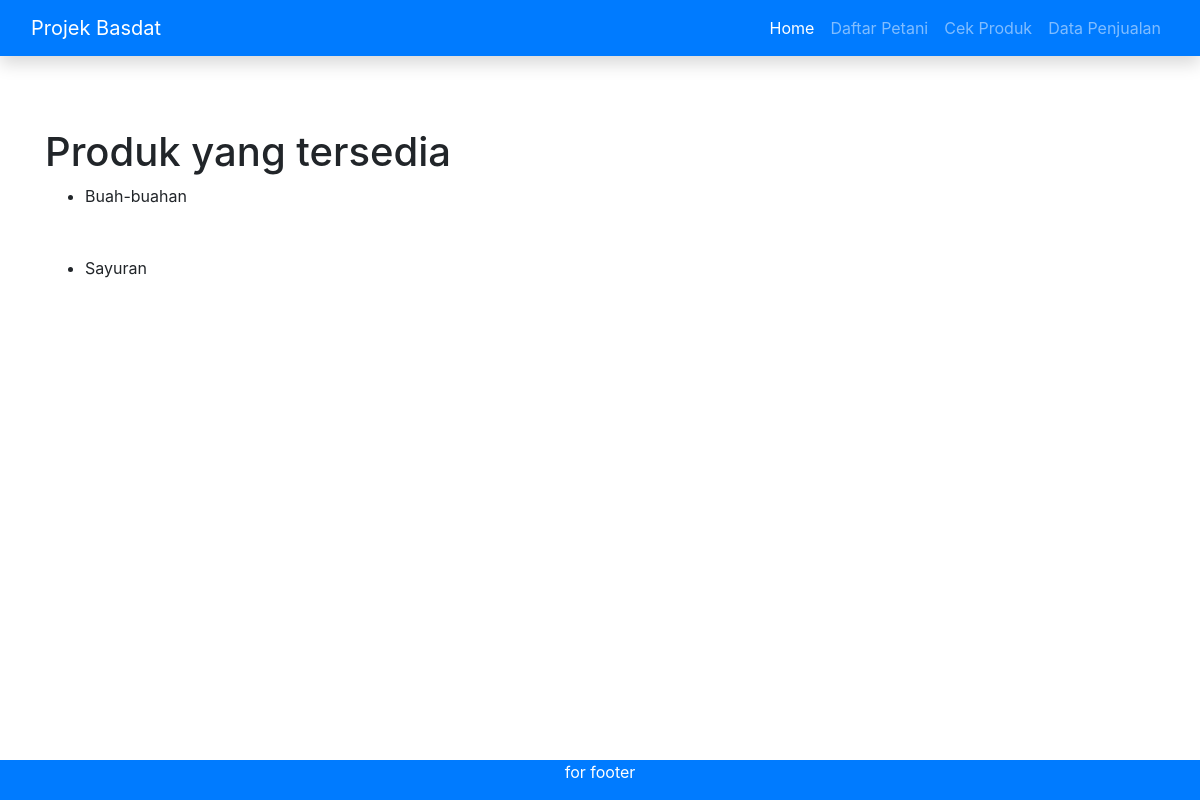
The app's page /listbarang.php, older data.
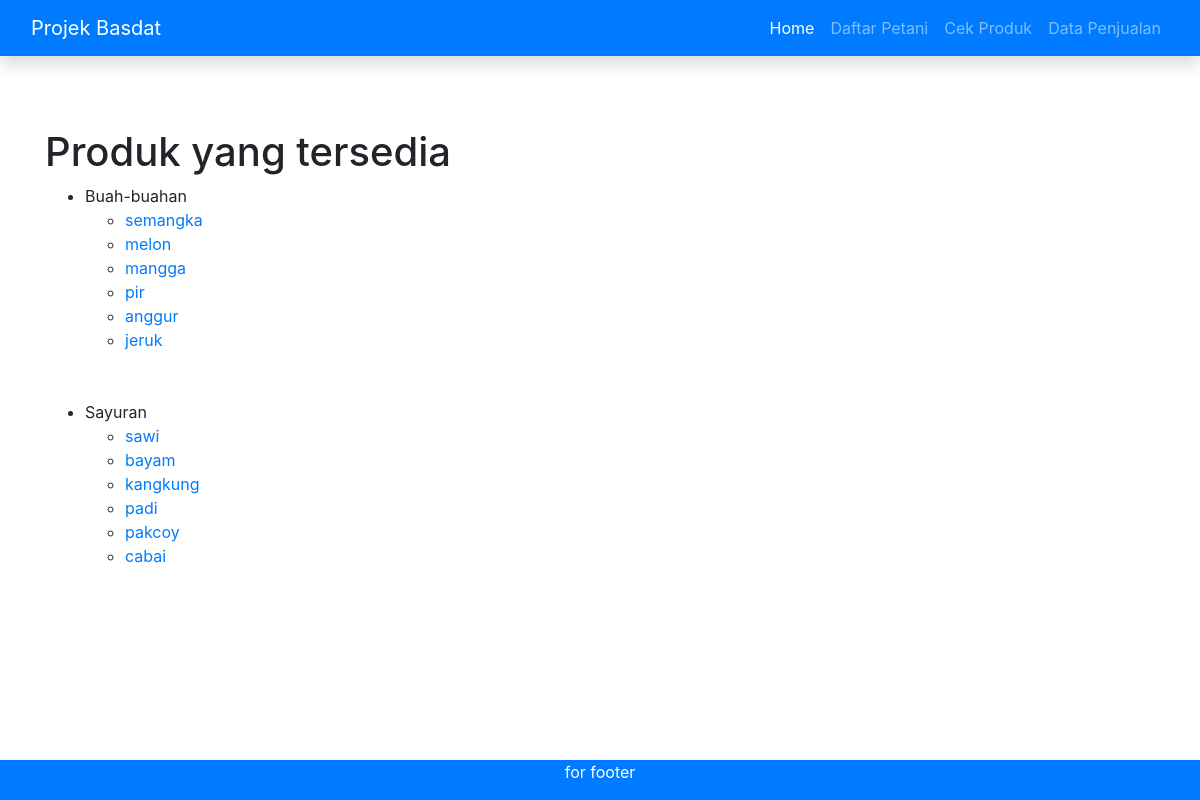
The same page, newer data.
### tables this page shows
CREATE TABLE `barang` (
  `id_barang` int(11) NOT NULL AUTO_INCREMENT,
  `jenis_barang` varchar(255) NOT NULL,
  `nama_barang` varchar(255) NOT NULL,
  CONSTRAINT barang_ID_PK PRIMARY KEY(id_barang),
  CONSTRAINT barang_jb_unique UNIQUE(nama_barang)
);

### listbarang.php (the view)
<?php
include "navigation/header.php";
$query1 = mysqli_query($conn, "SELECT nama_barang FROM barang WHERE jenis_barang = 'buah'");
$query2 = mysqli_query($conn, "SELECT nama_barang FROM barang WHERE jenis_barang = 'sayur'");
?>
	<div class="container">
	<br><br><br>
	<h1>Produk yang tersedia</h1>
	<ul>
		<li>Buah-buahan
			<ul>
				<?php
				while ($buah = mysqli_fetch_assoc($query1)) {
					echo"<li>";
					echo"<a href='postbarang.php?nama_barang=".$buah['nama_barang']."'>".$buah['nama_barang']."</a>";
					echo"</li>";
				}
				?>
				<br><br>
			</ul>
		</li>
		<li>Sayuran
			<ul>
				<?php
				while ($sayur = mysqli_fetch_assoc($query2)) {
					echo "<li>";
					echo"<a href='postbarang.php?nama_barang=".$sayur['nama_barang']."'>".$sayur['nama_barang']."</a>";
					echo"</li>";
				}
				?>
			</ul>
		</li>
	</ul>
	</div>
<?php
include "navigation/footer.php";
?>

### navigation/header.php (shortened to what this page needs)
<!DOCTYPE html>
<html lang="en">
<head>
    <link rel="stylesheet" href="https://stackpath.bootstrapcdn.com/bootstrap/4.4.1/css/bootstrap.min.css" />
</head>
<body>
<nav class="navbar navbar-expand-lg navbar-dark bg-primary shadow">
    <div class="container-fluid">
    <a class="navbar-brand" href="#">Projek Basdat</a>
    <div class="collapse navbar-collapse" id="navbarNav">
        <ul class="navbar-nav ml-auto">
        <li class="nav-item active">
            <a class="nav-link" href="index.php">Home <span class="sr-only">(current)</span></a>
        </li>
        <li class="nav-item">
            <a class="nav-link" href="listpetani.php">Daftar Petani</a>
        </li>
        <li class="nav-item">
            <a class="nav-link" href="listbarang.php">Cek Produk</a>
        </li>
        <li class="nav-item">
            <a class="nav-link" href="listpenjualan.php">Data Penjualan</a>
        </li>
        </ul>
    </div>
    </div>
</nav>
</body>
</html>

### navigation/footer.php (shortened to what this page needs)
    <footer class="bg-primary text-white text-center fixed-bottom">
      <p>for footer</p>
    </footer>
  </body>
</html>

Row changes from the older to the newer data that the page shows:
now on this page (row edited): barang: nama_barang "semangka", shown under "Produk yang tersedia"
now on this page (row edited): barang: nama_barang "melon", shown under "Produk yang tersedia"
added barang: nama_barang "mangga", shown under "Produk yang tersedia"
added barang: nama_barang "pir", shown under "Produk yang tersedia"
added barang: nama_barang "anggur", shown under "Produk yang tersedia"
added barang: nama_barang "jeruk", shown under "Produk yang tersedia"
added barang: nama_barang "sawi"
added barang: nama_barang "bayam"
added barang: nama_barang "kangkung"
added barang: nama_barang "padi"
added barang: nama_barang "pakcoy"
added barang: nama_barang "cabai"
